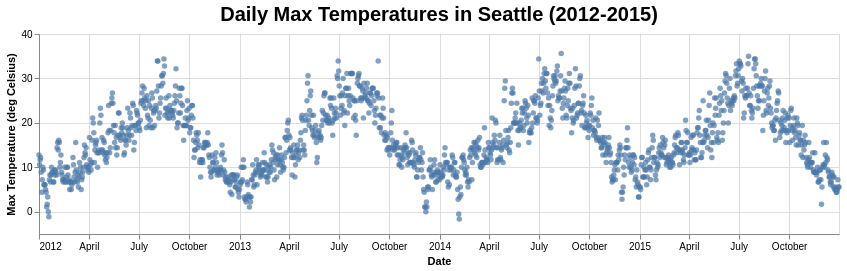

Write notebook code for a chart like this one.
### Markdown cell above
## Scatter Plot

### Figure 7.8

### Code cell
fig = (
    alt.Chart(plot_df)
    .mark_circle()
    .encode(
        x=alt.X("date").title("Date"),
        y=alt.Y("temp_max").title("Max Temperature (deg Celsius)"))
    .properties(
        title=alt.Title(
            text="Daily Max Temperatures in Seattle (2012-2015)",
            fontSize=20,
        ),
        width=800,
        height=200
    )
)
fig

### Figure 1 — Vega-Lite specification as saved in the notebook (floating-point values rounded to 4 significant figures; data arrays with more than 128 entries replaced by an {"elided": "..."} marker saying what was removed)
{"config": {"view": {"continuousWidth": 300, "continuousHeight": 300}}, "data": {"name": "data-d2a5d733ba51bf2826ac59cb8a5f7ce5"}, "mark": {"type": "circle"}, "encoding": {"x": {"field": "date", "title": "Date", "type": "temporal"}, "y": {"field": "temp_max", "title": "Max Temperature (deg Celsius)", "type": "quantitative"}}, "height": 200, "title": {"text": "Daily Max Temperatures in Seattle (2012-2015)", "fontSize": 20}, "width": 800, "$schema": "https://vega.github.io/schema/vega-lite/v5.17.0.json", "datasets": {"data-d2a5d733ba51bf2826ac59cb8a5f7ce5": {"elided": "1461 records"}}}
